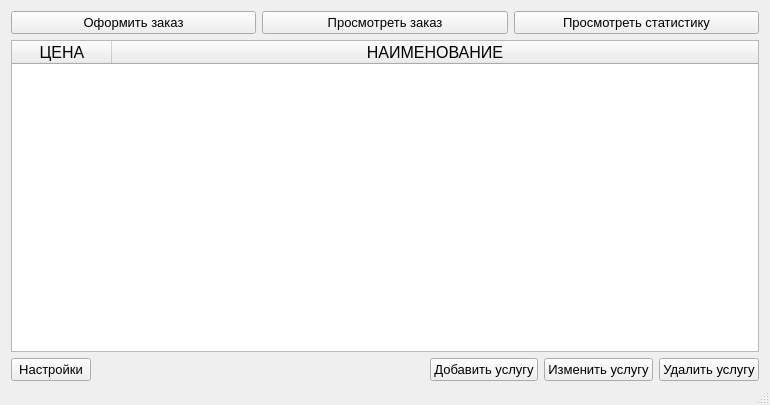
<?xml version="1.0" encoding="UTF-8"?>
<ui version="4.0">
 <class>MainWindow</class>
 <widget class="QMainWindow" name="MainWindow">
  <property name="geometry">
   <rect>
    <x>0</x>
    <y>0</y>
    <width>770</width>
    <height>405</height>
   </rect>
  </property>
  <property name="windowTitle">
   <string>SEFOLL</string>
  </property>
  <property name="toolButtonStyle">
   <enum>Qt::ToolButtonIconOnly</enum>
  </property>
  <widget class="QWidget" name="centralWidget">
   <layout class="QVBoxLayout" name="verticalLayout_2">
    <property name="bottomMargin">
     <number>2</number>
    </property>
    <item>
     <layout class="QHBoxLayout" name="horizontalLayout_2">
      <item>
       <widget class="QPushButton" name="give_order_button">
        <property name="font">
         <font>
          <pointsize>10</pointsize>
         </font>
        </property>
        <property name="text">
         <string>Оформить заказ</string>
        </property>
        <property name="checkable">
         <bool>false</bool>
        </property>
        <property name="autoRepeatDelay">
         <number>300</number>
        </property>
       </widget>
      </item>
      <item>
       <widget class="QPushButton" name="show_order_button">
        <property name="font">
         <font>
          <pointsize>10</pointsize>
         </font>
        </property>
        <property name="text">
         <string>Просмотреть заказ</string>
        </property>
       </widget>
      </item>
      <item>
       <widget class="QPushButton" name="show_data_button">
        <property name="font">
         <font>
          <pointsize>10</pointsize>
         </font>
        </property>
        <property name="text">
         <string>Просмотреть статистику</string>
        </property>
       </widget>
      </item>
     </layout>
    </item>
    <item>
     <layout class="QVBoxLayout" name="verticalLayout">
      <item>
       <widget class="QTableWidget" name="data_services">
        <property name="enabled">
         <bool>true</bool>
        </property>
        <property name="font">
         <font>
          <pointsize>12</pointsize>
         </font>
        </property>
        <property name="focusPolicy">
         <enum>Qt::NoFocus</enum>
        </property>
        <property name="contextMenuPolicy">
         <enum>Qt::NoContextMenu</enum>
        </property>
        <property name="layoutDirection">
         <enum>Qt::LeftToRight</enum>
        </property>
        <property name="autoFillBackground">
         <bool>false</bool>
        </property>
        <property name="frameShape">
         <enum>QFrame::StyledPanel</enum>
        </property>
        <property name="frameShadow">
         <enum>QFrame::Plain</enum>
        </property>
        <property name="lineWidth">
         <number>2</number>
        </property>
        <property name="midLineWidth">
         <number>0</number>
        </property>
        <property name="verticalScrollBarPolicy">
         <enum>Qt::ScrollBarAsNeeded</enum>
        </property>
        <property name="sizeAdjustPolicy">
         <enum>QAbstractScrollArea::AdjustIgnored</enum>
        </property>
        <property name="autoScrollMargin">
         <number>20</number>
        </property>
        <property name="editTriggers">
         <set>QAbstractItemView::NoEditTriggers</set>
        </property>
        <property name="tabKeyNavigation">
         <bool>false</bool>
        </property>
        <property name="showDropIndicator" stdset="0">
         <bool>false</bool>
        </property>
        <property name="dragDropOverwriteMode">
         <bool>false</bool>
        </property>
        <property name="selectionMode">
         <enum>QAbstractItemView::NoSelection</enum>
        </property>
        <property name="textElideMode">
         <enum>Qt::ElideMiddle</enum>
        </property>
        <property name="verticalScrollMode">
         <enum>QAbstractItemView::ScrollPerItem</enum>
        </property>
        <property name="showGrid">
         <bool>true</bool>
        </property>
        <property name="gridStyle">
         <enum>Qt::SolidLine</enum>
        </property>
        <property name="sortingEnabled">
         <bool>false</bool>
        </property>
        <property name="wordWrap">
         <bool>false</bool>
        </property>
        <property name="cornerButtonEnabled">
         <bool>false</bool>
        </property>
        <attribute name="horizontalHeaderVisible">
         <bool>true</bool>
        </attribute>
        <attribute name="horizontalHeaderCascadingSectionResizes">
         <bool>false</bool>
        </attribute>
        <attribute name="horizontalHeaderDefaultSectionSize">
         <number>100</number>
        </attribute>
        <attribute name="horizontalHeaderHighlightSections">
         <bool>true</bool>
        </attribute>
        <attribute name="horizontalHeaderMinimumSectionSize">
         <number>10</number>
        </attribute>
        <attribute name="horizontalHeaderShowSortIndicator" stdset="0">
         <bool>false</bool>
        </attribute>
        <attribute name="horizontalHeaderStretchLastSection">
         <bool>true</bool>
        </attribute>
        <attribute name="verticalHeaderVisible">
         <bool>false</bool>
        </attribute>
        <attribute name="verticalHeaderCascadingSectionResizes">
         <bool>false</bool>
        </attribute>
        <attribute name="verticalHeaderDefaultSectionSize">
         <number>30</number>
        </attribute>
        <attribute name="verticalHeaderHighlightSections">
         <bool>true</bool>
        </attribute>
        <attribute name="verticalHeaderMinimumSectionSize">
         <number>30</number>
        </attribute>
        <attribute name="verticalHeaderShowSortIndicator" stdset="0">
         <bool>true</bool>
        </attribute>
        <attribute name="verticalHeaderStretchLastSection">
         <bool>false</bool>
        </attribute>
        <column>
         <property name="text">
          <string>ЦЕНА</string>
         </property>
         <property name="font">
          <font>
           <pointsize>12</pointsize>
          </font>
         </property>
         <property name="textAlignment">
          <set>AlignHCenter|AlignVCenter|AlignCenter</set>
         </property>
         <property name="foreground">
          <brush brushstyle="SolidPattern">
           <color alpha="255">
            <red>0</red>
            <green>0</green>
            <blue>0</blue>
           </color>
          </brush>
         </property>
        </column>
        <column>
         <property name="text">
          <string>НАИМЕНОВАНИЕ</string>
         </property>
         <property name="font">
          <font>
           <pointsize>12</pointsize>
           <stylestrategy>PreferAntialias</stylestrategy>
           <kerning>true</kerning>
          </font>
         </property>
         <property name="textAlignment">
          <set>AlignHCenter|AlignVCenter|AlignCenter</set>
         </property>
        </column>
       </widget>
      </item>
      <item>
       <layout class="QHBoxLayout" name="horizontalLayout">
        <item>
         <widget class="QPushButton" name="options">
          <property name="font">
           <font>
            <pointsize>10</pointsize>
           </font>
          </property>
          <property name="text">
           <string>Настройки</string>
          </property>
          <property name="checkable">
           <bool>false</bool>
          </property>
          <property name="autoRepeat">
           <bool>false</bool>
          </property>
          <property name="autoExclusive">
           <bool>false</bool>
          </property>
          <property name="autoDefault">
           <bool>false</bool>
          </property>
          <property name="default">
           <bool>false</bool>
          </property>
          <property name="flat">
           <bool>false</bool>
          </property>
         </widget>
        </item>
        <item>
         <spacer name="horizontalSpacer">
          <property name="orientation">
           <enum>Qt::Horizontal</enum>
          </property>
          <property name="sizeHint" stdset="0">
           <size>
            <width>40</width>
            <height>20</height>
           </size>
          </property>
         </spacer>
        </item>
        <item>
         <widget class="QPushButton" name="add_service_button">
          <property name="font">
           <font>
            <pointsize>10</pointsize>
           </font>
          </property>
          <property name="text">
           <string>Добавить услугу</string>
          </property>
         </widget>
        </item>
        <item>
         <widget class="QPushButton" name="change_service_button">
          <property name="font">
           <font>
            <pointsize>10</pointsize>
           </font>
          </property>
          <property name="text">
           <string>Изменить услугу</string>
          </property>
         </widget>
        </item>
        <item>
         <widget class="QPushButton" name="delete_service_button">
          <property name="font">
           <font>
            <pointsize>10</pointsize>
           </font>
          </property>
          <property name="text">
           <string>Удалить услугу</string>
          </property>
         </widget>
        </item>
       </layout>
      </item>
     </layout>
    </item>
   </layout>
  </widget>
  <widget class="QStatusBar" name="statusBar"/>
 </widget>
 <layoutdefault spacing="6" margin="11"/>
 <resources/>
 <connections/>
</ui>
